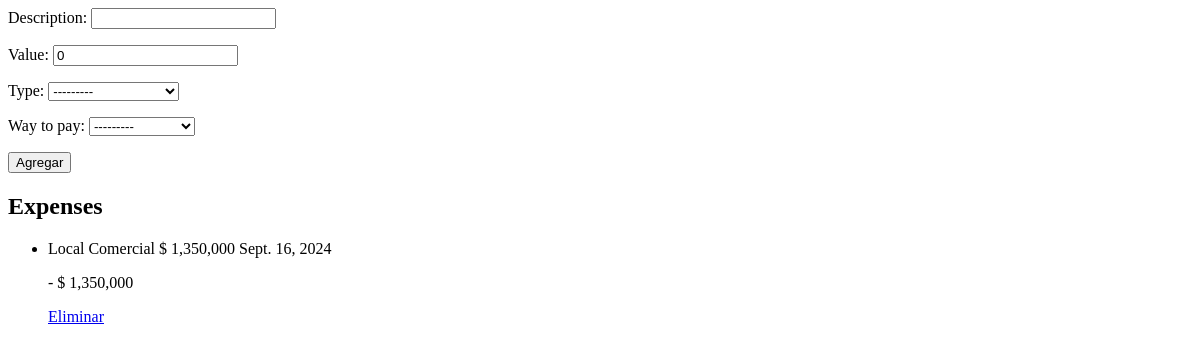
Page /dashboard/add-expense/ on the earlier database version.
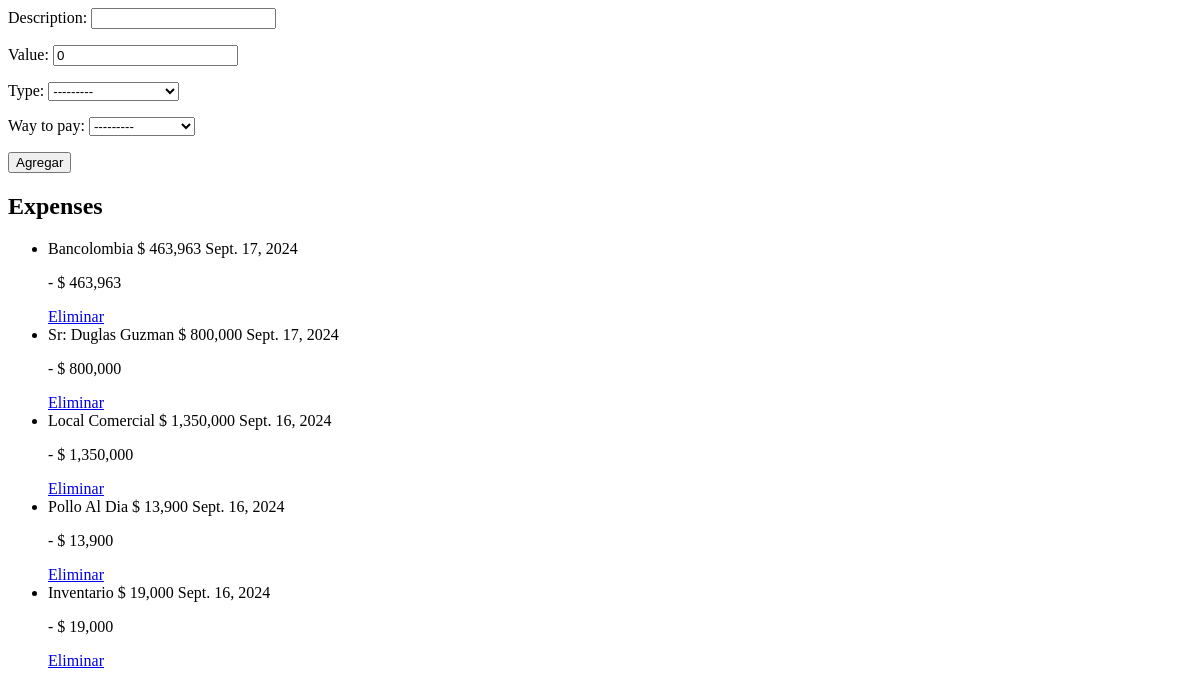
Same page on the later database version.
### Transaction/models.py (models this page shows, shortened)
class Transaction(models.Model):
    class TypePay(models.TextChoices):
        EFECTIVO = "Efectivo"
        TRANSFERENCIA = "Transferencia"
        NEQUI = "Nequi"
        TARJETA_CREDTO = "Tarjeta de Credito"
    description = models.CharField(max_length=150, null=True, blank=True)
    value = models.DecimalField(max_digits=10, decimal_places=2, default=0)
    way_to_pay = models.CharField(max_length=100, choices=TypePay.choices)
    created = models.DateField(auto_now_add=True)
    updated = models.DateField(auto_now_add=True)
    class Meta:
        abstract = True

class Expense(Transaction):
    class TypeExpense(models.TextChoices):
        ALIMENTACION = "Alimentacion"
        TRANSPORTE = "Transporte"
        ALOJAMIENTO = "Alojamiento"
        ENTRETENIMIENTO = "Entretenimiento"
        SALUD = "Salud"
        EDUCACION = "Educación"
        INPUESTOS = "Impuestos"
        SEGUROS = "Seguros"
        SERVICIOS_PUBLICOS = "Servicios públicos"
        MANTENIMIENTO = "Mantenimiento"
        MODA = "Moda"
        TEXNOLOGIA = "Tecnología"
        REGALOS = "Regalos"
        VIAJES = "Viajes"
        ARRIENDO = "Arriendo"
        NEGOCIO = "Negocio"
        TARJETA_CREDITO = "Tarjeta de Credito"
        MERCANCIAS = "Mercancias"
        PROVEEDORES = "Proveedores"
    type = models.CharField(max_length=150, choices=TypeExpense.choices)
    class Meta:
        verbose_name = ("Expense")
        verbose_name_plural = ("Expenses")

### Transaction/views.py (the view)
# urls.py: path('add-expense/', add_expense, name='add_expenses'),
def add_expense(request):
    name_template = 'expenses/new.html'
    if request.method == 'POST':
        form = ExpenseForm(request.POST)
        if form.is_valid():
            form.save()
            return redirect('add_expenses')
    else:
        form = ExpenseForm()
    context = {
        'form':form,
        'expenses': get_object_expenses().order_by('-created')
    }
    return render(request, name_template, context)

### Transaction/forms.py
class ExpenseForm(forms.ModelForm):
    class Meta:
        model = Expense
        fields = ['description','value','type','way_to_pay']

### Transaction/templatetags/filters.py (called while the page is built)
@register.filter(name='format_value_total')
def format_value_total(value):
    return f'$ {value:,.0f}'

@register.filter(name='capitalize')
def capitalize(text):
    description_capitalize = ''
    for t in text.split(' '):
        description_capitalize += t.capitalize() + ' '
    return description_capitalize

### Transaction/views.py (called while the page is built)
def get_object_expenses():
    expenses = Expense.objects.annotate(
        category=Value('Gasto')
    ).values('id','description','value','created','type','category')
    return expenses

### templates/expenses/new.html (shortened to what this page needs)
{% load static %}
{% load filters %}
<form method='POST' hx-post="{% url 'add_expenses' %}" hx-target="#expenses-list" hx-swap="outerHTML">
    {{ form.as_p }}
    <button type="submit">Agregar</button>
</form>
<div id="expenses-list">
    <h2>Expenses</h2>
    <ul>
        {% for expense in expenses %}
            <li>
                {{ expense.description|capitalize }} {{ expense.value|format_value_total }} {{ expense.created }}
                <p>
                    <p>
                       - {{expense.value|format_value_total}}
                    </p>
                </p>
                <a href="{% url "expenses_delete" pk=expense.id %}" hx-delete="true" hx-swap="outerHTML">
                    Eliminar
                </a>
            </li>
        {% empty %}
            <li>No hay gastos registrados.</li>
        {% endfor %}
    </ul>
</div>

Differences in the rows shown:
added Expense: description "Bancolombia", value "$ 463,963", created "Sept. 17, 2024"
added Expense: description "Sr: Duglas Guzman", value "$ 800,000", created "Sept. 17, 2024"
added Expense: description "Pollo Al Dia", value "$ 13,900", created "Sept. 16, 2024"
added Expense: description "Inventario", value "$ 19,000", created "Sept. 16, 2024"
